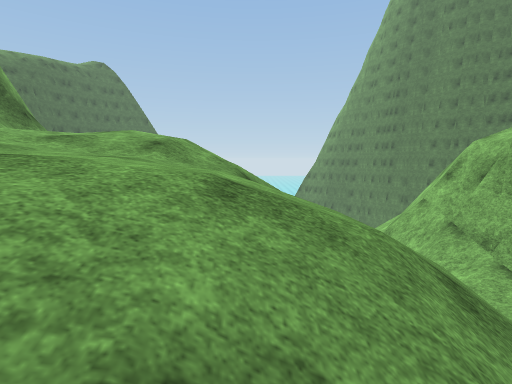
view 1 (above)

24 first-person views from a walk through a Unity game level. The camera is 1.4 m above the floor, tilts 6° down and sees 80° across. The floor is counted in squares, 2 m on a side. Each view is taken from the middle of a square. On the plan, view 1 faces up. The plan holds only what a view shows up to about 10 squares ahead; the rest is blank. The place goes on beyond the plan. Some trees and plants on the terrain are drawn as simple stand-ins. Surface patterns are stand-ins for the level's own textures.

view 2
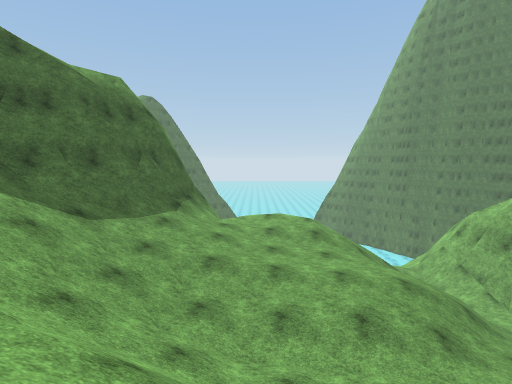

view 3
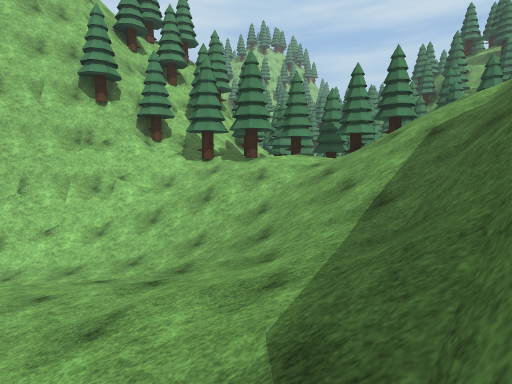

view 4
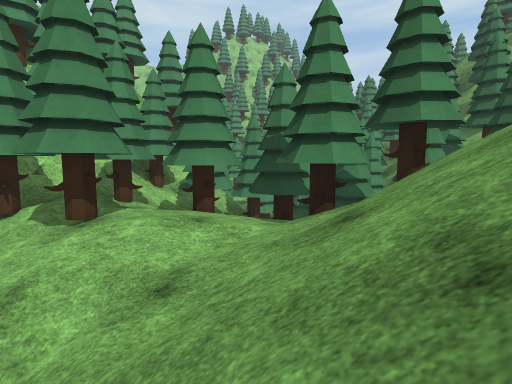

view 5
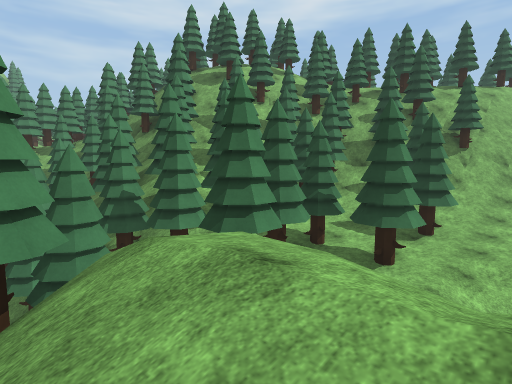

view 6
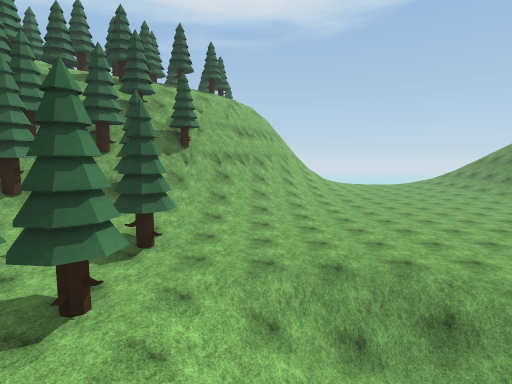

view 7
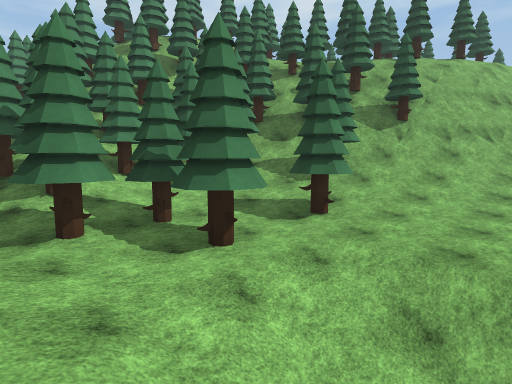

view 8
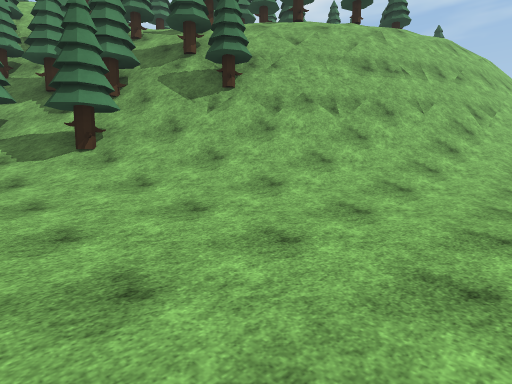

view 9
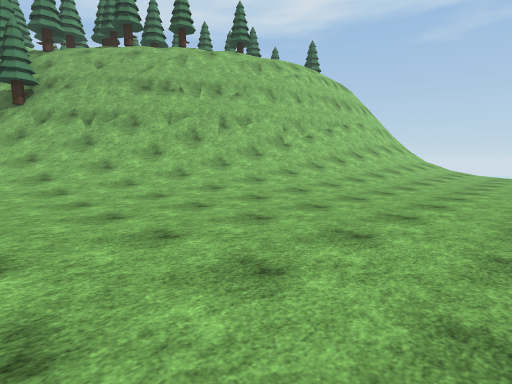

view 10
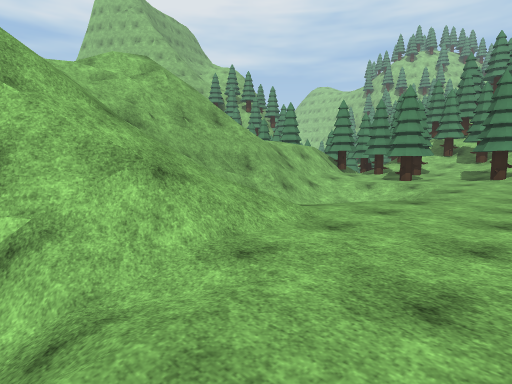

view 11
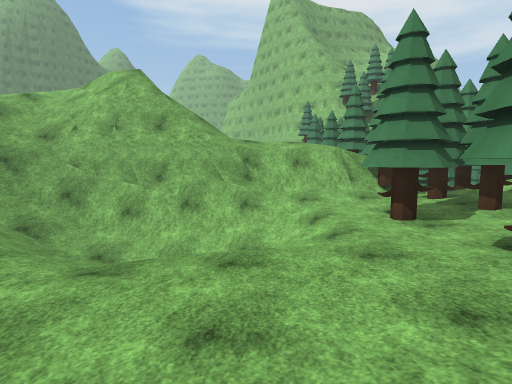

view 12
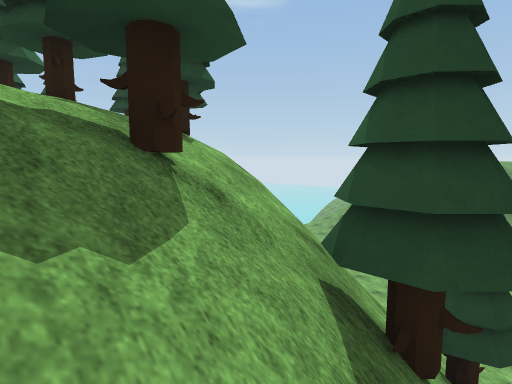

view 13
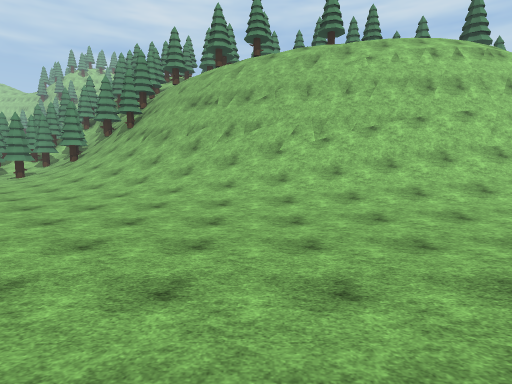

view 14
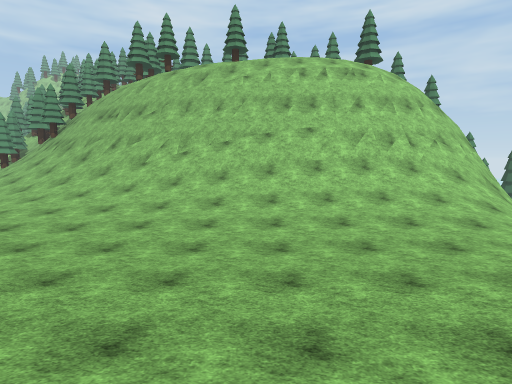

view 15
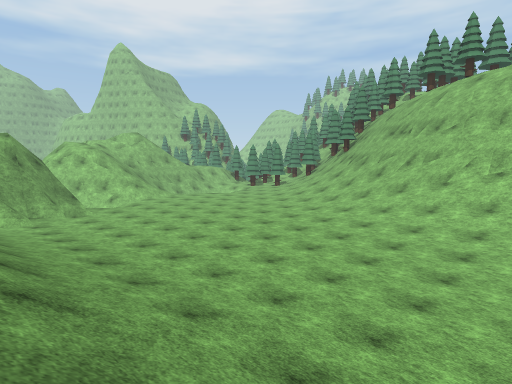

view 16
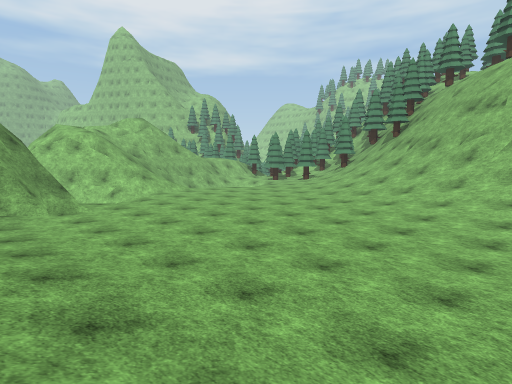

view 17
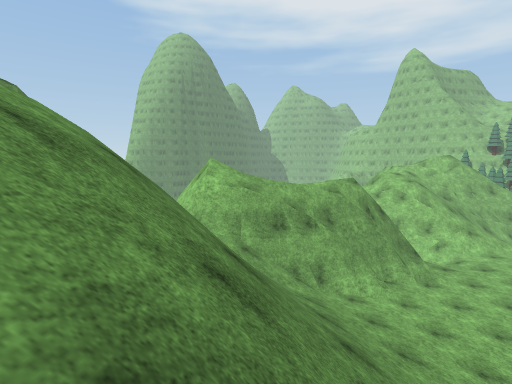

view 18
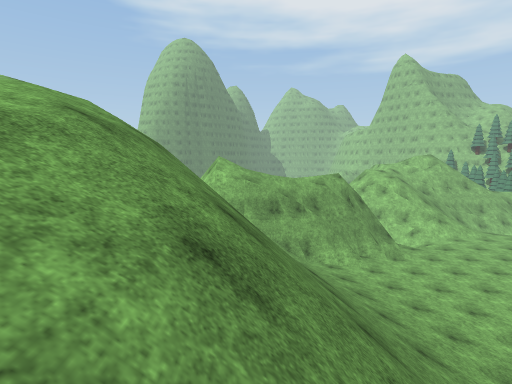

view 19
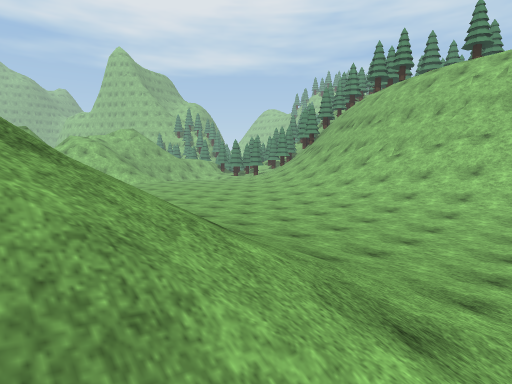

view 20
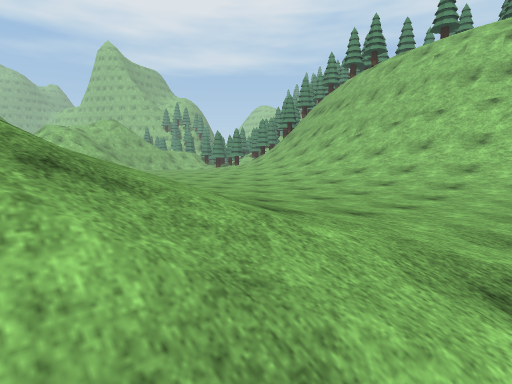

view 21
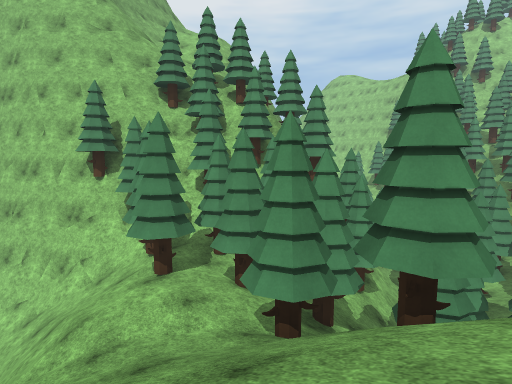

view 22
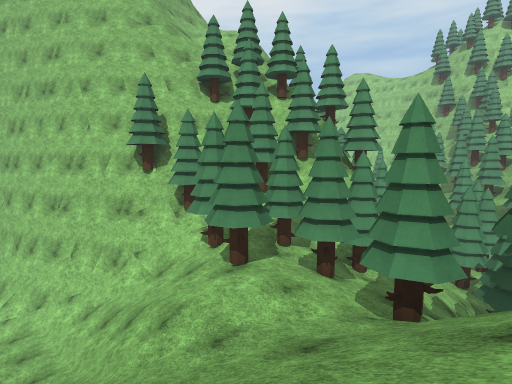

view 23
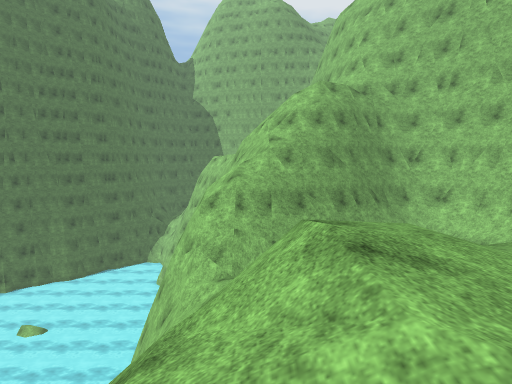

view 24
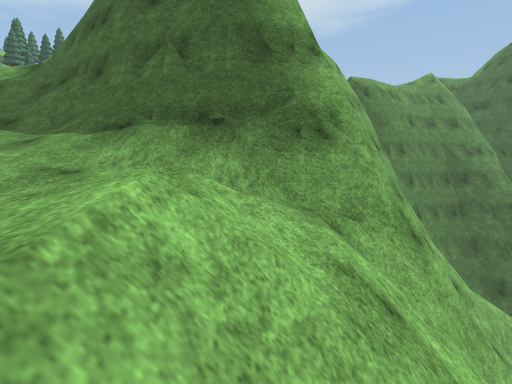

### Floor plan
Key: @ floor where view 1 was taken; # wall or solid block; . main floor; : floor 0.75 m higher than the main floor; - floor 1.5 m lower than the main floor; _ floor 2.25 m lower than the main floor; + floor 3.25 m higher than the main floor; < floor 3.25 m lower than the main floor; ( floor 4 m lower than the main floor; ! floor 4.75 m lower than the main floor; ? floor 6.25 m lower than the main floor; * floor 6.5 m higher than the main floor; % floor 8.75 m higher than the main floor; & floor 9.75 m higher than the main floor; $ floor 10.5 m higher than the main floor; / step, stairs or slope; = window, fence, low wall or low ledge; ^ raised ledge; v drop or lower ground; T pine tree; O other object.
Columns run from 38 left of view 1 to 6 right of it. Each row starts with its distance up from view 1.
 15           //////  /#
 14          //////////#                       v
 13      ///  /////////#                       v
 12     //////////////.#         vv            v
 11     //// //////:...##       vvvvv          v
 10     /...............##      vvvv           v
  9     .................#     vvvv   v      vvv
  8     ..................      v    #vv    vv##
  7    ...................//#        #///   /=#
  6   /...................//// //  v##////   /#
  5   /....................///////*v#/___//  /#
  4  ////////:.............////////##/_<///  /##
  3 /////////////...........//////##//_<<<///? #
  2 #//////////////........////#/###///<<<///  ##
  1 ##########///////.....//-//#=#//////<////  =#
  0    vvvvvv####/////....//-///=/////////@! /###
 -1      &&  vvv##/////...//////+///////(!/####
 -2           &%vv##////.../////+/////////###
 -3        TT OO&%v##////T.T#./////.////###
 -4      OO T  OTT% T//T//..TTTT/TT.TTT/##
 -5      O      TT& T/T////.TTT TTTTTTT^#
 -6         O TTTT$T////T/T/TTTTTTT-TT###
 -7         O TT  $TT//TTTTTTTTT TTTTT##
 -8                 TTT TTTT TTTTTT#T^#
 -9                 TTT#T #T# TTTTT#T #
-10                    #  TT TTTTTTTO

Where each view was taken, in squares from view 1:
view 1: 0 up, 0 right, facing up
view 2: 4 down, 3 left, facing up
view 3: 5 up, 5 left, facing down
view 4: 0 up, 7 left, facing down
view 5: 1 down, 9 left, facing down-left
view 6: 1 down, 11 left, facing left
view 7: 0 up, 12 left, facing down-left
view 8: 2 up, 17 left, facing down-left
view 9: 8 up, 20 left, facing down-left
view 10: 7 up, 18 left, facing down-right
view 11: 1 down, 19 left, facing right
view 12: 7 down, 21 left, facing up-left
view 13: 10 up, 27 left, facing down
view 14: 11 up, 31 left, facing down
view 15: 12 up, 30 left, facing down-right
view 16: 11 up, 27 left, facing down-right
view 17: 14 up, 27 left, facing right
view 18: 14 up, 29 left, facing right
view 19: 13 up, 33 left, facing down-right
view 20: 12 up, 34 left, facing down-right
view 21: 1 down, 10 left, facing down-right
view 22: 0 up, 9 left, facing down-right
view 23: 6 up, 4 left, facing right
view 24: 6 up, 1 left, facing left
